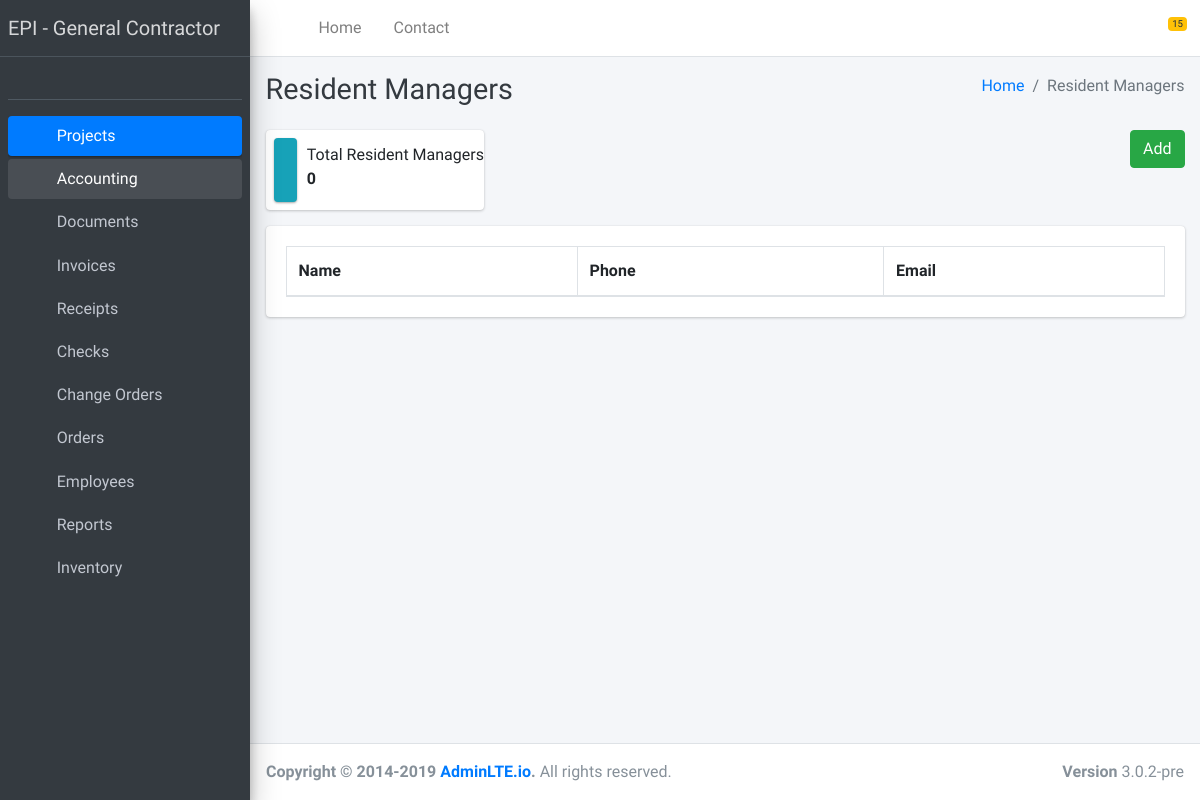
Page /resident_managers/ on the earlier database version.
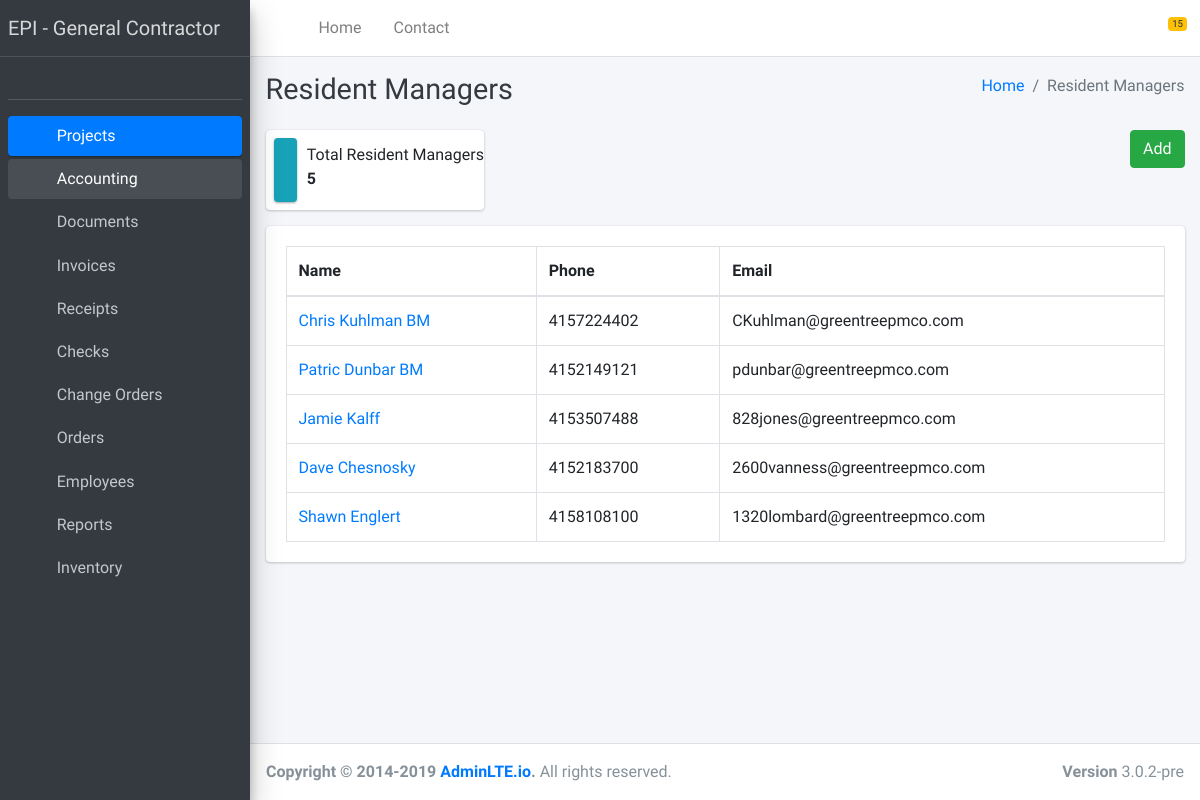
Same page on the later database version.
### resident_managers/models.py (models this page shows, shortened)
class Resident_manager(models.Model):
    name = models.CharField(max_length=255)
    phone = models.CharField(max_length=255, blank=True)
    email = models.EmailField(blank=True)
    created_at = models.DateTimeField(auto_now=True)
    updated_at = models.DateTimeField(auto_now_add=True)
    class Meta:
        verbose_name = 'Resident Manager'
        verbose_name_plural = 'Resident Managers'

### resident_managers/views.py (the view)
def index(request, template_name='resident_managers/index.html'):
    list = Resident_manager.objects.filter()
    data = {}
    data['list'] = list
    return render(request, template_name, data)

### templates/resident_managers/index.html (shortened to what this page needs)
{% extends 'base.html' %}
{% load static %}
{% block content %}
  <div class="content-wrapper">
    <div class="content-header">
      <div class="container-fluid">
        <div class="row mb-2">
          <div class="col-sm-6">
            <h1 class="m-0 text-dark">Resident Managers</h1>
          </div>
          <div class="col-sm-6">
            <ol class="breadcrumb float-sm-right">
              <li class="breadcrumb-item"><a href="#">Home</a></li>
              <li class="breadcrumb-item active">Resident Managers</li>
            </ol>
          </div>
        </div>
      </div>
    </div>
    <section class="content">
      <div class="container-fluid">
        <div class="row">
          <div class="col-12 col-sm-6 col-md-3">
            <div class="info-box">
              <span class="info-box-icon bg-info elevation-1"><i class="far fa-money-bill-alt"></i></span>
              <div class="info-box-content">
                <span class="info-box-text">Total Resident Managers</span>
                <span class="info-box-number">
                    {{ list.count }}
                </span>
              </div>
            </div>
          </div>
            <div class="col-12 col-sm-6 col-md-3 offset-md-6 text-right">
                <a href="{% url 'resident_manager_create' %}" class="btn btn-success">Add</a>
            </div>
        </div>
          <div class="row">
          <div class="col-12">
          <div class="card">
              <div class="card-body">
                <table id="inspection_table" class="table table-bordered table-condensed">
                  <thead>
                    <tr>
                        <th>Name</th>
                        <th>Phone</th>
                        <th>Email</th>
                    </tr>
                  </thead>
                  <tbody>
                    {% for item in list %}
                    <tr>
                        <td><a href="{% url 'resident_manager_read' item.id %}">{{ item.name }}</a></td>
                        <td>{{ item.phone }}</td>
                        <td>{{ item.email }}</td>
                    </tr>
                  {% endfor %}
                  </tbody>
                </table>
              </div>
            </div>
          </div>
        </div>
      </div>
    </section>
  </div>
{% endblock content %}

Differences in the rows shown:
added Resident_manager: name "Chris Kuhlman BM", phone "4157224402", email "CKuhlman@greentreepmco.com"
added Resident_manager: name "Patric Dunbar BM", phone "4152149121", email "pdunbar@greentreepmco.com"
added Resident_manager: name "Jamie Kalff", phone "4153507488", email "828jones@greentreepmco.com"
added Resident_manager: name "Dave Chesnosky", phone "4152183700", email "2600vanness@greentreepmco.com"
added Resident_manager: name "Shawn Englert", phone "4158108100", email "1320lombard@greentreepmco.com"
Other differences:
{{ list.count }}: "0" → "5"
